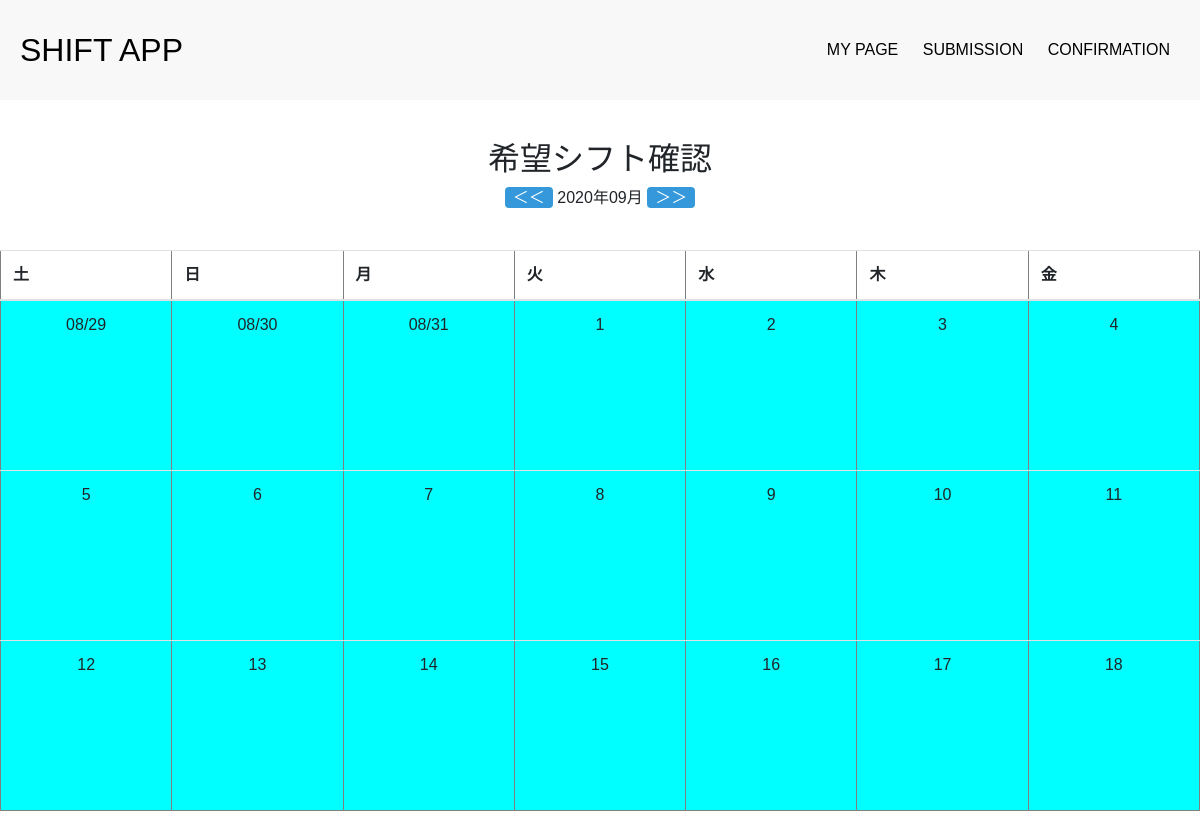
/user/1/month_with_schedule/ (signed in), run on an earlier commit of the app's database.
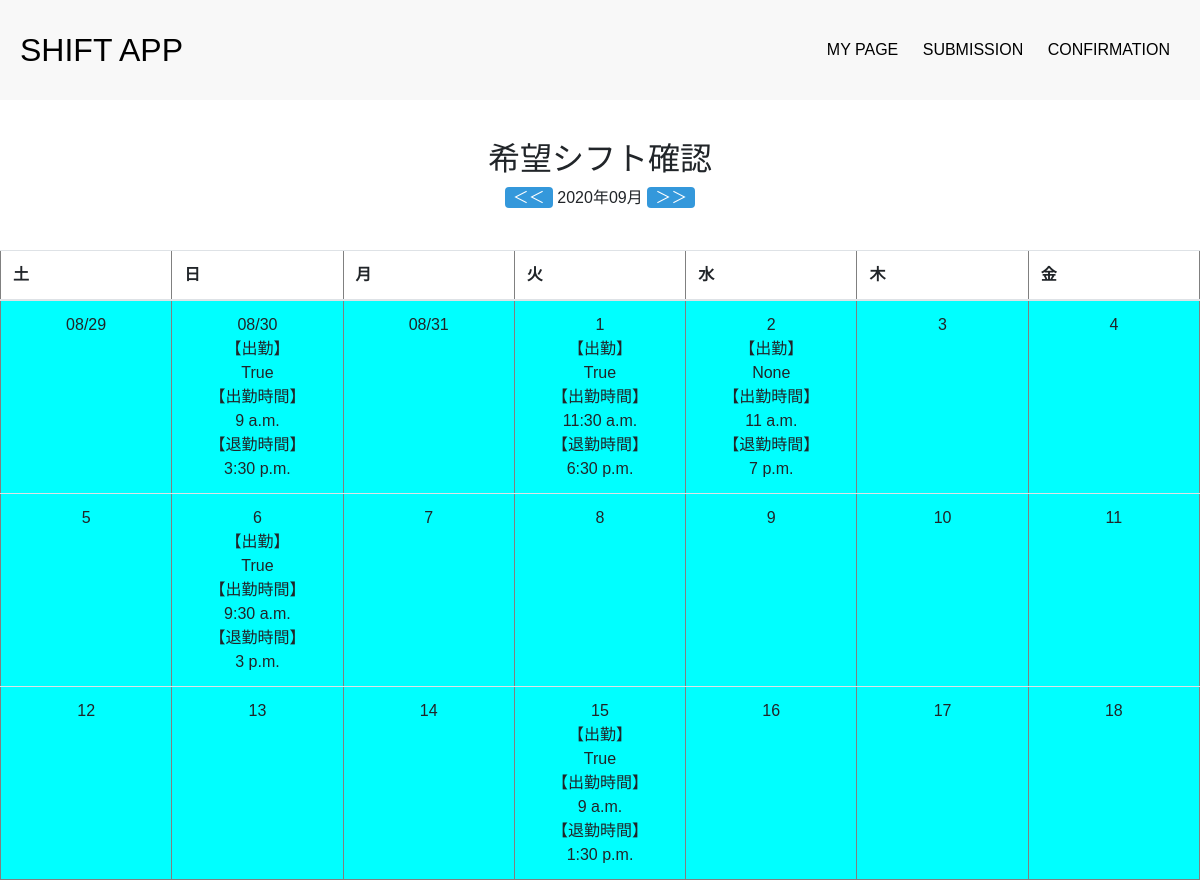
And on a later commit of the database.
### shift/models.py (models this page shows, shortened)
class Shift(models.Model):
    user = models.ForeignKey(settings.AUTH_USER_MODEL, verbose_name='ユーザー', on_delete=models.SET_NULL, blank=True, null=True)
    date = models.DateField('日付')
    is_work = models.BooleanField(verbose_name='出勤', default=False, null=True)
    all_day = models.BooleanField(verbose_name='終日', default=False)
    start_time = models.TimeField(verbose_name='開始時間',default=datetime.time(8,0))
    end_time = models.TimeField(verbose_name='終了時刻',default=datetime.time(17,0))
    create_at = models.DateTimeField(default=timezone.now)

### shift/views.py (the view)
class MonthWithScheduleCalendar(LoginRequiredMixin, mixins.MonthWithScheduleMixin, generic.TemplateView):
    template_name = 'shift/month_with_schedule.html'
    model = Shift
    date_field = 'date'
    def get_context_data(self, **kwargs):
        context = super().get_context_data(**kwargs)
        context['user'] = get_object_or_404(User, pk=self.kwargs['user_pk'])
        calendar_context = self.get_month_calendar()
        context.update(calendar_context)
        return context

### shift/mixins.py (called while the page is built)
    def setup_calendar(self):
        self._calendar = calendar.Calendar(self.first_weekday)

    def get_week_names(self):
        week_names = deque(self.week_names)
        week_names.rotate(-self.first_weekday)
        return week_names

    def get_previous_half(self, date):
        if date.day <= 15:
            if date.month == 1:
                return date.replace(year=date.year-1, month=12, day=16)
            else:
                return date.replace(month=date.month-1, day=16)
        else:
            return date.replace(month=date.month, day=1)

    def get_next_half(self, date):
        if date.day > 15:
            if date.month == 12:
                return date.replace(year=date.year+1, month=1, day=1)
            else:
                return date.replace(month=date.month+1, day=1)
        else:
            return date.replace(month=date.month, day=16)

    def get_half_days(self, date):
        if date.day<=15:
            return [self._calendar.monthdatescalendar(date.year, date.month)[i] for i in range(3)]
        return [self._calendar.monthdatescalendar(date.year, date.month)[i] for i in range(2,5)]

    def get_current_month(self):
        day = self.kwargs.get('day')
        month = self.kwargs.get('month')
        year = self.kwargs.get('year')
        if month and year and day:
            month = datetime.date(year=int(year), month=int(month), day=int(day))
        else:
            month = datetime.date.today().replace(day=1)
        return month

    def get_month_calendar(self):
        self.setup_calendar()
        current_month = self.get_current_month()
        calendar_data = {
            'now': datetime.date.today(),
            'month_half_days': self.get_half_days(current_month),
            'month_current': current_month,
            'half_previous': self.get_previous_half(current_month),
            'half_next': self.get_next_half(current_month),
            'week_names': self.get_week_names(),
        }
        return calendar_data

    def get_month_calendar(self):
        calendar_context = super().get_month_calendar()
        month_days = calendar_context['month_half_days']
        month_first = month_days[0][0]
        month_last = month_days[-1][-1]
        calendar_context['month_day_schedules'] = self.get_month_schedules(
            month_first,
            month_last,
            month_days
        )
        return calendar_context

### shift/templates/shift/month_with_schedule.html (shortened to what this page needs)
{% extends 'account/base.html' %}
{% block body %}
<div class="box">
    <h2>希望シフト確認</h2>
    <a href="{% url 'month_with_schedule' user.pk half_previous.year half_previous.month half_previous.day %}">＜＜</a>
    {{ month_current | date:"Y年m月" }}
    <a href="{% url 'month_with_schedule' user.pk half_next.year half_next.month half_next.day %}">＞＞</a>
</div>
<table class="table" border="1">
    <thead>
        <tr>
            {% for w in week_names %}
            <th>{{ w }}</th>
            {% endfor %}
        </tr>
    </thead>
    <tbody>
        {% for week_day_schedles in month_day_schedules %}
        <tr>
            {% for day, schedules in week_day_schedles.items %}
            {% if now == day %}
            <td class="table-success">
                {% else %}
            <td>
                {% endif %}
                {% if month_current.month != day.month %}
                {{ day | date:"m/d" }}
                {% else %}
                {{ day.day }}
                {% endif %}
                <br>
                {% for schedule in schedules %}
                【出勤】
                <br>
                {{ schedule.is_work }}
                <br>
                【出勤時間】
                <br>
                {{ schedule.start_time }}
                <br>
                【退勤時間】
                <br>
                {{ schedule.end_time }}
                <br>
                {% endfor %}
            </td>
            {% endfor %}
        </tr>
        {% endfor %}
    </tbody>
</table>
{% endblock body %}

### account/templates/account/base.html (shortened to what this page needs)
{% load static %}
<!DOCTYPE html>
<HTML>
<head>
    <link rel="stylesheet" href="https://stackpath.bootstrapcdn.com/bootstrap/4.4.1/css/bootstrap.min.css"
>
    <link rel="stylesheet" type="text/css" href="{% static 'css/styles.css' %}">
</head>
<body>
    <div class="header">
        <h2 class="logo">Shift App</h2>
        <ul class="menu">
            {% if user.pk %}
            <a href="{% url 'account_detail' user.pk %}">MY PAGE</a>
            <a href="{% url 'month_with_forms' user.pk %}">SUBMISSION</a>
            <a href="{% url 'month_with_schedule' user.pk %}">CONFIRMATION</a>
            {% else %}
            <a href="{% url 'index' %}">HOME</a>
            <a href="{% url 'login' %}">LOGIN</a>
            <a href="{% url 'register_user' %}">SIGN UP</a>
            {% endif %}
        </ul>
    </div>
    {% block body %}
    {% endblock body %}
</body>
</HTML>

### static/css/styles.css (style rules this page uses)
body { margin: 0; padding: 0; font-family: sans-serif; }
.box { margin: 0 auto; width: 80%; padding: 40px; background: white; text-align: center; }
.box a { border: 0; background: #3498db; text-align: center; padding: 2px 8px; outline: none; color: white; border-radius: 4px ; transition: 0.25s; cursor: pointer; }
.header { height: 100px; background: #f8f8f8; padding: 0 20px; color: #000; }
.logo { line-height: 100px; float: left; text-transform: uppercase; }
.menu { float: right; line-height: 100px; }
.menu a { color: #000; text-transform: uppercase; text-decoration: none; padding: 0 10px; }
tbody { width: 100px; }

### shift/templates/shift/month_with_schedule.html (style rules this page uses)
table { table-layout: fixed; }
td { background-color: aqua; height: 170px; text-align: center; overflow: scroll; white-space: nowrap; }

What changed in the data, as far as the page shows it:
added Shift: day "08/30", is_work "True", start_time "9 a.m.", end_time "3:30 p.m."
added Shift: day "1", is_work "True", start_time "11:30 a.m.", end_time "6:30 p.m."
added Shift: day "2", is_work "None", start_time "11 a.m.", end_time "7 p.m."
added Shift: day "6", is_work "True", start_time "9:30 a.m.", end_time "3 p.m."
added Shift: day "15", is_work "True", start_time "9 a.m.", end_time "1:30 p.m."
Also different on the page:
list line gone: "08/30 1 2"
list line gone: "6"
list line gone: "15"
